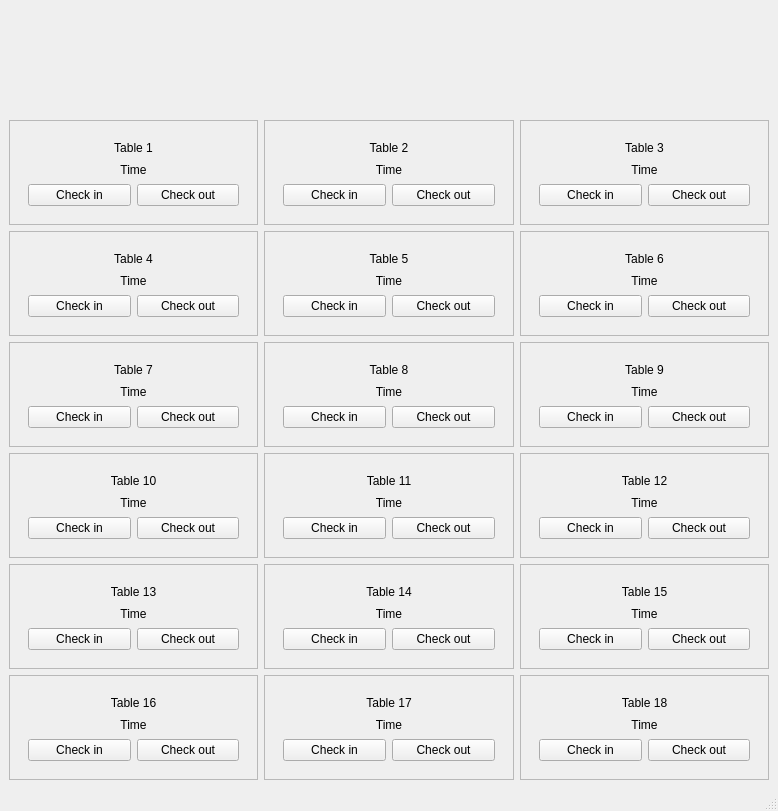
<?xml version="1.0" encoding="UTF-8"?>
<ui version="4.0">
 <class>MainWindow</class>
 <widget class="QMainWindow" name="MainWindow">
  <property name="geometry">
   <rect>
    <x>0</x>
    <y>0</y>
    <width>778</width>
    <height>811</height>
   </rect>
  </property>
  <property name="windowTitle">
   <string>MainWindow</string>
  </property>
  <widget class="QWidget" name="centralwidget">
   <layout class="QGridLayout" name="gridLayout">
    <item row="3" column="2">
     <widget class="QFrame" name="frame_7">
      <property name="frameShape">
       <enum>QFrame::StyledPanel</enum>
      </property>
      <property name="frameShadow">
       <enum>QFrame::Raised</enum>
      </property>
      <layout class="QVBoxLayout" name="verticalLayout_11">
       <item>
        <widget class="QFrame" name="gridFrame_37">
         <layout class="QGridLayout" name="gridLayout_52">
          <item row="0" column="0">
           <widget class="QLabel" name="table_6">
            <property name="text">
             <string>Table 6</string>
            </property>
            <property name="alignment">
             <set>Qt::AlignCenter</set>
            </property>
           </widget>
          </item>
          <item row="3" column="0">
           <layout class="QHBoxLayout" name="horizontalLayout_52">
            <item>
             <widget class="QPushButton" name="checkin_6">
              <property name="text">
               <string>Check in</string>
              </property>
             </widget>
            </item>
            <item>
             <widget class="QPushButton" name="checkout_6">
              <property name="text">
               <string>Check out</string>
              </property>
             </widget>
            </item>
           </layout>
          </item>
          <item row="1" column="0">
           <widget class="QLabel" name="timer_6">
            <property name="text">
             <string>Time</string>
            </property>
            <property name="alignment">
             <set>Qt::AlignCenter</set>
            </property>
           </widget>
          </item>
         </layout>
        </widget>
       </item>
      </layout>
     </widget>
    </item>
    <item row="2" column="1">
     <widget class="QFrame" name="frame_3">
      <property name="frameShape">
       <enum>QFrame::StyledPanel</enum>
      </property>
      <property name="frameShadow">
       <enum>QFrame::Raised</enum>
      </property>
      <layout class="QVBoxLayout" name="verticalLayout_7">
       <item>
        <widget class="QFrame" name="gridFrame_33">
         <layout class="QGridLayout" name="gridLayout_48">
          <item row="0" column="0">
           <widget class="QLabel" name="table_2">
            <property name="text">
             <string>Table 2</string>
            </property>
            <property name="alignment">
             <set>Qt::AlignCenter</set>
            </property>
           </widget>
          </item>
          <item row="3" column="0">
           <layout class="QHBoxLayout" name="horizontalLayout_48">
            <item>
             <widget class="QPushButton" name="checkin_2">
              <property name="text">
               <string>Check in</string>
              </property>
             </widget>
            </item>
            <item>
             <widget class="QPushButton" name="checkout_2">
              <property name="text">
               <string>Check out</string>
              </property>
             </widget>
            </item>
           </layout>
          </item>
          <item row="1" column="0">
           <widget class="QLabel" name="timer_2">
            <property name="text">
             <string>Time</string>
            </property>
            <property name="alignment">
             <set>Qt::AlignCenter</set>
            </property>
           </widget>
          </item>
         </layout>
        </widget>
       </item>
      </layout>
     </widget>
    </item>
    <item row="3" column="0">
     <widget class="QFrame" name="frame_6">
      <property name="frameShape">
       <enum>QFrame::StyledPanel</enum>
      </property>
      <property name="frameShadow">
       <enum>QFrame::Raised</enum>
      </property>
      <layout class="QVBoxLayout" name="verticalLayout_10">
       <item>
        <widget class="QFrame" name="gridFrame_36">
         <layout class="QGridLayout" name="gridLayout_51">
          <item row="0" column="0">
           <widget class="QLabel" name="table_4">
            <property name="text">
             <string>Table 4</string>
            </property>
            <property name="alignment">
             <set>Qt::AlignCenter</set>
            </property>
           </widget>
          </item>
          <item row="3" column="0">
           <layout class="QHBoxLayout" name="horizontalLayout_51">
            <item>
             <widget class="QPushButton" name="checkin_4">
              <property name="text">
               <string>Check in</string>
              </property>
             </widget>
            </item>
            <item>
             <widget class="QPushButton" name="checkout_4">
              <property name="text">
               <string>Check out</string>
              </property>
             </widget>
            </item>
           </layout>
          </item>
          <item row="1" column="0">
           <widget class="QLabel" name="timer_4">
            <property name="text">
             <string>Time</string>
            </property>
            <property name="alignment">
             <set>Qt::AlignCenter</set>
            </property>
           </widget>
          </item>
         </layout>
        </widget>
       </item>
      </layout>
     </widget>
    </item>
    <item row="2" column="2">
     <widget class="QFrame" name="frame_2">
      <property name="frameShape">
       <enum>QFrame::StyledPanel</enum>
      </property>
      <property name="frameShadow">
       <enum>QFrame::Raised</enum>
      </property>
      <layout class="QVBoxLayout" name="verticalLayout_6">
       <item>
        <widget class="QFrame" name="gridFrame_32">
         <layout class="QGridLayout" name="gridLayout_47">
          <item row="0" column="0">
           <widget class="QLabel" name="table_3">
            <property name="text">
             <string>Table 3</string>
            </property>
            <property name="alignment">
             <set>Qt::AlignCenter</set>
            </property>
           </widget>
          </item>
          <item row="3" column="0">
           <layout class="QHBoxLayout" name="horizontalLayout_47">
            <item>
             <widget class="QPushButton" name="checkin_3">
              <property name="text">
               <string>Check in</string>
              </property>
             </widget>
            </item>
            <item>
             <widget class="QPushButton" name="checkout_3">
              <property name="text">
               <string>Check out</string>
              </property>
             </widget>
            </item>
           </layout>
          </item>
          <item row="1" column="0">
           <widget class="QLabel" name="timer_3">
            <property name="text">
             <string>Time</string>
            </property>
            <property name="alignment">
             <set>Qt::AlignCenter</set>
            </property>
           </widget>
          </item>
         </layout>
        </widget>
       </item>
      </layout>
     </widget>
    </item>
    <item row="3" column="1">
     <widget class="QFrame" name="frame_5">
      <property name="frameShape">
       <enum>QFrame::StyledPanel</enum>
      </property>
      <property name="frameShadow">
       <enum>QFrame::Raised</enum>
      </property>
      <layout class="QVBoxLayout" name="verticalLayout_9">
       <item>
        <widget class="QFrame" name="gridFrame_35">
         <layout class="QGridLayout" name="gridLayout_50">
          <item row="0" column="0">
           <widget class="QLabel" name="table_5">
            <property name="text">
             <string>Table 5</string>
            </property>
            <property name="alignment">
             <set>Qt::AlignCenter</set>
            </property>
           </widget>
          </item>
          <item row="3" column="0">
           <layout class="QHBoxLayout" name="horizontalLayout_50">
            <item>
             <widget class="QPushButton" name="checkin_5">
              <property name="text">
               <string>Check in</string>
              </property>
             </widget>
            </item>
            <item>
             <widget class="QPushButton" name="checkout_5">
              <property name="text">
               <string>Check out</string>
              </property>
             </widget>
            </item>
           </layout>
          </item>
          <item row="1" column="0">
           <widget class="QLabel" name="timer_5">
            <property name="text">
             <string>Time</string>
            </property>
            <property name="alignment">
             <set>Qt::AlignCenter</set>
            </property>
           </widget>
          </item>
         </layout>
        </widget>
       </item>
      </layout>
     </widget>
    </item>
    <item row="2" column="0">
     <widget class="QFrame" name="frame_4">
      <property name="frameShape">
       <enum>QFrame::StyledPanel</enum>
      </property>
      <property name="frameShadow">
       <enum>QFrame::Raised</enum>
      </property>
      <layout class="QVBoxLayout" name="verticalLayout_8">
       <item>
        <widget class="QFrame" name="gridFrame_34">
         <layout class="QGridLayout" name="gridLayout_49">
          <item row="1" column="0">
           <widget class="QLabel" name="timer_1">
            <property name="text">
             <string>Time</string>
            </property>
            <property name="alignment">
             <set>Qt::AlignCenter</set>
            </property>
           </widget>
          </item>
          <item row="0" column="0">
           <widget class="QLabel" name="table_1">
            <property name="text">
             <string>Table 1</string>
            </property>
            <property name="alignment">
             <set>Qt::AlignCenter</set>
            </property>
           </widget>
          </item>
          <item row="3" column="0">
           <layout class="QHBoxLayout" name="horizontalLayout_49">
            <item>
             <widget class="QPushButton" name="checkin_1">
              <property name="text">
               <string>Check in</string>
              </property>
             </widget>
            </item>
            <item>
             <widget class="QPushButton" name="checkout_1">
              <property name="text">
               <string>Check out</string>
              </property>
             </widget>
            </item>
           </layout>
          </item>
         </layout>
        </widget>
       </item>
      </layout>
     </widget>
    </item>
    <item row="5" column="2">
     <widget class="QFrame" name="frame_19">
      <property name="frameShape">
       <enum>QFrame::StyledPanel</enum>
      </property>
      <property name="frameShadow">
       <enum>QFrame::Raised</enum>
      </property>
      <layout class="QVBoxLayout" name="verticalLayout_23">
       <item>
        <widget class="QFrame" name="gridFrame_49">
         <layout class="QGridLayout" name="gridLayout_64">
          <item row="0" column="0">
           <widget class="QLabel" name="table_12">
            <property name="text">
             <string>Table 12</string>
            </property>
            <property name="alignment">
             <set>Qt::AlignCenter</set>
            </property>
           </widget>
          </item>
          <item row="3" column="0">
           <layout class="QHBoxLayout" name="horizontalLayout_64">
            <item>
             <widget class="QPushButton" name="checkin_12">
              <property name="text">
               <string>Check in</string>
              </property>
             </widget>
            </item>
            <item>
             <widget class="QPushButton" name="checkout_12">
              <property name="text">
               <string>Check out</string>
              </property>
             </widget>
            </item>
           </layout>
          </item>
          <item row="1" column="0">
           <widget class="QLabel" name="timer_12">
            <property name="text">
             <string>Time</string>
            </property>
            <property name="alignment">
             <set>Qt::AlignCenter</set>
            </property>
           </widget>
          </item>
         </layout>
        </widget>
       </item>
      </layout>
     </widget>
    </item>
    <item row="6" column="1">
     <widget class="QFrame" name="frame_14">
      <property name="frameShape">
       <enum>QFrame::StyledPanel</enum>
      </property>
      <property name="frameShadow">
       <enum>QFrame::Raised</enum>
      </property>
      <layout class="QVBoxLayout" name="verticalLayout_18">
       <item>
        <widget class="QFrame" name="gridFrame_44">
         <layout class="QGridLayout" name="gridLayout_59">
          <item row="0" column="0">
           <widget class="QLabel" name="table_14">
            <property name="text">
             <string>Table 14</string>
            </property>
            <property name="alignment">
             <set>Qt::AlignCenter</set>
            </property>
           </widget>
          </item>
          <item row="3" column="0">
           <layout class="QHBoxLayout" name="horizontalLayout_59">
            <item>
             <widget class="QPushButton" name="checkin_14">
              <property name="text">
               <string>Check in</string>
              </property>
             </widget>
            </item>
            <item>
             <widget class="QPushButton" name="checkout_14">
              <property name="text">
               <string>Check out</string>
              </property>
             </widget>
            </item>
           </layout>
          </item>
          <item row="1" column="0">
           <widget class="QLabel" name="timer_14">
            <property name="text">
             <string>Time</string>
            </property>
            <property name="alignment">
             <set>Qt::AlignCenter</set>
            </property>
           </widget>
          </item>
         </layout>
        </widget>
       </item>
      </layout>
     </widget>
    </item>
    <item row="6" column="2">
     <widget class="QFrame" name="frame_12">
      <property name="frameShape">
       <enum>QFrame::StyledPanel</enum>
      </property>
      <property name="frameShadow">
       <enum>QFrame::Raised</enum>
      </property>
      <layout class="QVBoxLayout" name="verticalLayout_16">
       <item>
        <widget class="QFrame" name="gridFrame_42">
         <layout class="QGridLayout" name="gridLayout_57">
          <item row="0" column="0">
           <widget class="QLabel" name="table_15">
            <property name="text">
             <string>Table 15</string>
            </property>
            <property name="alignment">
             <set>Qt::AlignCenter</set>
            </property>
           </widget>
          </item>
          <item row="3" column="0">
           <layout class="QHBoxLayout" name="horizontalLayout_57">
            <item>
             <widget class="QPushButton" name="checkin_15">
              <property name="text">
               <string>Check in</string>
              </property>
             </widget>
            </item>
            <item>
             <widget class="QPushButton" name="checkout_15">
              <property name="text">
               <string>Check out</string>
              </property>
             </widget>
            </item>
           </layout>
          </item>
          <item row="1" column="0">
           <widget class="QLabel" name="timer_15">
            <property name="text">
             <string>Time</string>
            </property>
            <property name="alignment">
             <set>Qt::AlignCenter</set>
            </property>
           </widget>
          </item>
         </layout>
        </widget>
       </item>
      </layout>
     </widget>
    </item>
    <item row="7" column="0">
     <widget class="QFrame" name="frame_18">
      <property name="frameShape">
       <enum>QFrame::StyledPanel</enum>
      </property>
      <property name="frameShadow">
       <enum>QFrame::Raised</enum>
      </property>
      <layout class="QVBoxLayout" name="verticalLayout_22">
       <item>
        <widget class="QFrame" name="gridFrame_48">
         <layout class="QGridLayout" name="gridLayout_63">
          <item row="0" column="0">
           <widget class="QLabel" name="table_16">
            <property name="text">
             <string>Table 16</string>
            </property>
            <property name="alignment">
             <set>Qt::AlignCenter</set>
            </property>
           </widget>
          </item>
          <item row="3" column="0">
           <layout class="QHBoxLayout" name="horizontalLayout_63">
            <item>
             <widget class="QPushButton" name="checkin_16">
              <property name="text">
               <string>Check in</string>
              </property>
             </widget>
            </item>
            <item>
             <widget class="QPushButton" name="checkout_16">
              <property name="text">
               <string>Check out</string>
              </property>
             </widget>
            </item>
           </layout>
          </item>
          <item row="1" column="0">
           <widget class="QLabel" name="timer_16">
            <property name="text">
             <string>Time</string>
            </property>
            <property name="alignment">
             <set>Qt::AlignCenter</set>
            </property>
           </widget>
          </item>
         </layout>
        </widget>
       </item>
      </layout>
     </widget>
    </item>
    <item row="6" column="0">
     <widget class="QFrame" name="frame_15">
      <property name="frameShape">
       <enum>QFrame::StyledPanel</enum>
      </property>
      <property name="frameShadow">
       <enum>QFrame::Raised</enum>
      </property>
      <layout class="QVBoxLayout" name="verticalLayout_19">
       <item>
        <widget class="QFrame" name="gridFrame_45">
         <layout class="QGridLayout" name="gridLayout_60">
          <item row="0" column="0">
           <widget class="QLabel" name="table_13">
            <property name="text">
             <string>Table 13</string>
            </property>
            <property name="alignment">
             <set>Qt::AlignCenter</set>
            </property>
           </widget>
          </item>
          <item row="3" column="0">
           <layout class="QHBoxLayout" name="horizontalLayout_60">
            <item>
             <widget class="QPushButton" name="checkin_13">
              <property name="text">
               <string>Check in</string>
              </property>
             </widget>
            </item>
            <item>
             <widget class="QPushButton" name="checkout_13">
              <property name="text">
               <string>Check out</string>
              </property>
             </widget>
            </item>
           </layout>
          </item>
          <item row="1" column="0">
           <widget class="QLabel" name="timer_13">
            <property name="text">
             <string>Time</string>
            </property>
            <property name="alignment">
             <set>Qt::AlignCenter</set>
            </property>
           </widget>
          </item>
         </layout>
        </widget>
       </item>
      </layout>
     </widget>
    </item>
    <item row="4" column="1">
     <widget class="QFrame" name="frame_8">
      <property name="frameShape">
       <enum>QFrame::StyledPanel</enum>
      </property>
      <property name="frameShadow">
       <enum>QFrame::Raised</enum>
      </property>
      <layout class="QVBoxLayout" name="verticalLayout_12">
       <item>
        <widget class="QFrame" name="gridFrame_38">
         <layout class="QGridLayout" name="gridLayout_53">
          <item row="0" column="0">
           <widget class="QLabel" name="table_8">
            <property name="text">
             <string>Table 8</string>
            </property>
            <property name="alignment">
             <set>Qt::AlignCenter</set>
            </property>
           </widget>
          </item>
          <item row="3" column="0">
           <layout class="QHBoxLayout" name="horizontalLayout_53">
            <item>
             <widget class="QPushButton" name="checkin_8">
              <property name="text">
               <string>Check in</string>
              </property>
             </widget>
            </item>
            <item>
             <widget class="QPushButton" name="checkout_8">
              <property name="text">
               <string>Check out</string>
              </property>
             </widget>
            </item>
           </layout>
          </item>
          <item row="1" column="0">
           <widget class="QLabel" name="timer_8">
            <property name="text">
             <string>Time</string>
            </property>
            <property name="alignment">
             <set>Qt::AlignCenter</set>
            </property>
           </widget>
          </item>
         </layout>
        </widget>
       </item>
      </layout>
     </widget>
    </item>
    <item row="5" column="0">
     <widget class="QFrame" name="frame_17">
      <property name="frameShape">
       <enum>QFrame::StyledPanel</enum>
      </property>
      <property name="frameShadow">
       <enum>QFrame::Raised</enum>
      </property>
      <layout class="QVBoxLayout" name="verticalLayout_21">
       <item>
        <widget class="QFrame" name="gridFrame_47">
         <layout class="QGridLayout" name="gridLayout_62">
          <item row="0" column="0">
           <widget class="QLabel" name="table_10">
            <property name="text">
             <string>Table 10</string>
            </property>
            <property name="alignment">
             <set>Qt::AlignCenter</set>
            </property>
           </widget>
          </item>
          <item row="3" column="0">
           <layout class="QHBoxLayout" name="horizontalLayout_62">
            <item>
             <widget class="QPushButton" name="checkin_10">
              <property name="text">
               <string>Check in</string>
              </property>
             </widget>
            </item>
            <item>
             <widget class="QPushButton" name="checkout_10">
              <property name="text">
               <string>Check out</string>
              </property>
             </widget>
            </item>
           </layout>
          </item>
          <item row="1" column="0">
           <widget class="QLabel" name="timer_10">
            <property name="text">
             <string>Time</string>
            </property>
            <property name="alignment">
             <set>Qt::AlignCenter</set>
            </property>
           </widget>
          </item>
         </layout>
        </widget>
       </item>
      </layout>
     </widget>
    </item>
    <item row="7" column="1">
     <widget class="QFrame" name="frame_11">
      <property name="frameShape">
       <enum>QFrame::StyledPanel</enum>
      </property>
      <property name="frameShadow">
       <enum>QFrame::Raised</enum>
      </property>
      <layout class="QVBoxLayout" name="verticalLayout_15">
       <item>
        <widget class="QFrame" name="gridFrame_41">
         <layout class="QGridLayout" name="gridLayout_56">
          <item row="0" column="0">
           <widget class="QLabel" name="table_17">
            <property name="text">
             <string>Table 17</string>
            </property>
            <property name="alignment">
             <set>Qt::AlignCenter</set>
            </property>
           </widget>
          </item>
          <item row="3" column="0">
           <layout class="QHBoxLayout" name="horizontalLayout_56">
            <item>
             <widget class="QPushButton" name="checkin_17">
              <property name="text">
               <string>Check in</string>
              </property>
             </widget>
            </item>
            <item>
             <widget class="QPushButton" name="checkout_17">
              <property name="text">
               <string>Check out</string>
              </property>
             </widget>
            </item>
           </layout>
          </item>
          <item row="1" column="0">
           <widget class="QLabel" name="timer_17">
            <property name="text">
             <string>Time</string>
            </property>
            <property name="alignment">
             <set>Qt::AlignCenter</set>
            </property>
           </widget>
          </item>
         </layout>
        </widget>
       </item>
      </layout>
     </widget>
    </item>
    <item row="4" column="0">
     <widget class="QFrame" name="frame_9">
      <property name="frameShape">
       <enum>QFrame::StyledPanel</enum>
      </property>
      <property name="frameShadow">
       <enum>QFrame::Raised</enum>
      </property>
      <layout class="QVBoxLayout" name="verticalLayout_13">
       <item>
        <widget class="QFrame" name="gridFrame_39">
         <layout class="QGridLayout" name="gridLayout_54">
          <item row="0" column="0">
           <widget class="QLabel" name="table_7">
            <property name="text">
             <string>Table 7</string>
            </property>
            <property name="alignment">
             <set>Qt::AlignCenter</set>
            </property>
           </widget>
          </item>
          <item row="3" column="0">
           <layout class="QHBoxLayout" name="horizontalLayout_54">
            <item>
             <widget class="QPushButton" name="checkin_7">
              <property name="text">
               <string>Check in</string>
              </property>
             </widget>
            </item>
            <item>
             <widget class="QPushButton" name="checkout_7">
              <property name="text">
               <string>Check out</string>
              </property>
             </widget>
            </item>
           </layout>
          </item>
          <item row="1" column="0">
           <widget class="QLabel" name="timer_7">
            <property name="text">
             <string>Time</string>
            </property>
            <property name="alignment">
             <set>Qt::AlignCenter</set>
            </property>
           </widget>
          </item>
         </layout>
        </widget>
       </item>
      </layout>
     </widget>
    </item>
    <item row="4" column="2">
     <widget class="QFrame" name="frame_10">
      <property name="frameShape">
       <enum>QFrame::StyledPanel</enum>
      </property>
      <property name="frameShadow">
       <enum>QFrame::Raised</enum>
      </property>
      <layout class="QVBoxLayout" name="verticalLayout_14">
       <item>
        <widget class="QFrame" name="gridFrame_40">
         <layout class="QGridLayout" name="gridLayout_55">
          <item row="0" column="0">
           <widget class="QLabel" name="table_9">
            <property name="text">
             <string>Table 9</string>
            </property>
            <property name="alignment">
             <set>Qt::AlignCenter</set>
            </property>
           </widget>
          </item>
          <item row="3" column="0">
           <layout class="QHBoxLayout" name="horizontalLayout_55">
            <item>
             <widget class="QPushButton" name="checkin_9">
              <property name="text">
               <string>Check in</string>
              </property>
             </widget>
            </item>
            <item>
             <widget class="QPushButton" name="checkout_9">
              <property name="text">
               <string>Check out</string>
              </property>
             </widget>
            </item>
           </layout>
          </item>
          <item row="1" column="0">
           <widget class="QLabel" name="timer_9">
            <property name="text">
             <string>Time</string>
            </property>
            <property name="alignment">
             <set>Qt::AlignCenter</set>
            </property>
           </widget>
          </item>
         </layout>
        </widget>
       </item>
      </layout>
     </widget>
    </item>
    <item row="5" column="1">
     <widget class="QFrame" name="frame_16">
      <property name="frameShape">
       <enum>QFrame::StyledPanel</enum>
      </property>
      <property name="frameShadow">
       <enum>QFrame::Raised</enum>
      </property>
      <layout class="QVBoxLayout" name="verticalLayout_20">
       <item>
        <widget class="QFrame" name="gridFrame_46">
         <layout class="QGridLayout" name="gridLayout_61">
          <item row="0" column="0">
           <widget class="QLabel" name="table_11">
            <property name="text">
             <string>Table 11</string>
            </property>
            <property name="alignment">
             <set>Qt::AlignCenter</set>
            </property>
           </widget>
          </item>
          <item row="3" column="0">
           <layout class="QHBoxLayout" name="horizontalLayout_61">
            <item>
             <widget class="QPushButton" name="checkin_11">
              <property name="text">
               <string>Check in</string>
              </property>
             </widget>
            </item>
            <item>
             <widget class="QPushButton" name="checkout_11">
              <property name="text">
               <string>Check out</string>
              </property>
             </widget>
            </item>
           </layout>
          </item>
          <item row="1" column="0">
           <widget class="QLabel" name="timer_11">
            <property name="text">
             <string>Time</string>
            </property>
            <property name="alignment">
             <set>Qt::AlignCenter</set>
            </property>
           </widget>
          </item>
         </layout>
        </widget>
       </item>
      </layout>
     </widget>
    </item>
    <item row="7" column="2">
     <widget class="QFrame" name="frame_13">
      <property name="frameShape">
       <enum>QFrame::StyledPanel</enum>
      </property>
      <property name="frameShadow">
       <enum>QFrame::Raised</enum>
      </property>
      <layout class="QVBoxLayout" name="verticalLayout_17">
       <item>
        <widget class="QFrame" name="gridFrame_43">
         <layout class="QGridLayout" name="gridLayout_58">
          <item row="0" column="0">
           <widget class="QLabel" name="table_18">
            <property name="text">
             <string>Table 18</string>
            </property>
            <property name="alignment">
             <set>Qt::AlignCenter</set>
            </property>
           </widget>
          </item>
          <item row="3" column="0">
           <layout class="QHBoxLayout" name="horizontalLayout_58">
            <item>
             <widget class="QPushButton" name="checkin_18">
              <property name="text">
               <string>Check in</string>
              </property>
             </widget>
            </item>
            <item>
             <widget class="QPushButton" name="checkout_18">
              <property name="text">
               <string>Check out</string>
              </property>
             </widget>
            </item>
           </layout>
          </item>
          <item row="1" column="0">
           <widget class="QLabel" name="timer_18">
            <property name="text">
             <string>Time</string>
            </property>
            <property name="alignment">
             <set>Qt::AlignCenter</set>
            </property>
           </widget>
          </item>
         </layout>
        </widget>
       </item>
      </layout>
     </widget>
    </item>
    <item row="1" column="0" colspan="3">
     <widget class="QLabel" name="label">
      <property name="text">
       <string/>
      </property>
      <property name="textFormat">
       <enum>Qt::RichText</enum>
      </property>
      <property name="pixmap">
       <pixmap>mmexport1694439025828.png</pixmap>
      </property>
      <property name="scaledContents">
       <bool>false</bool>
      </property>
      <property name="alignment">
       <set>Qt::AlignCenter</set>
      </property>
      <property name="wordWrap">
       <bool>true</bool>
      </property>
     </widget>
    </item>
   </layout>
  </widget>
  <widget class="QStatusBar" name="statusbar"/>
 </widget>
 <resources/>
 <connections/>
</ui>
